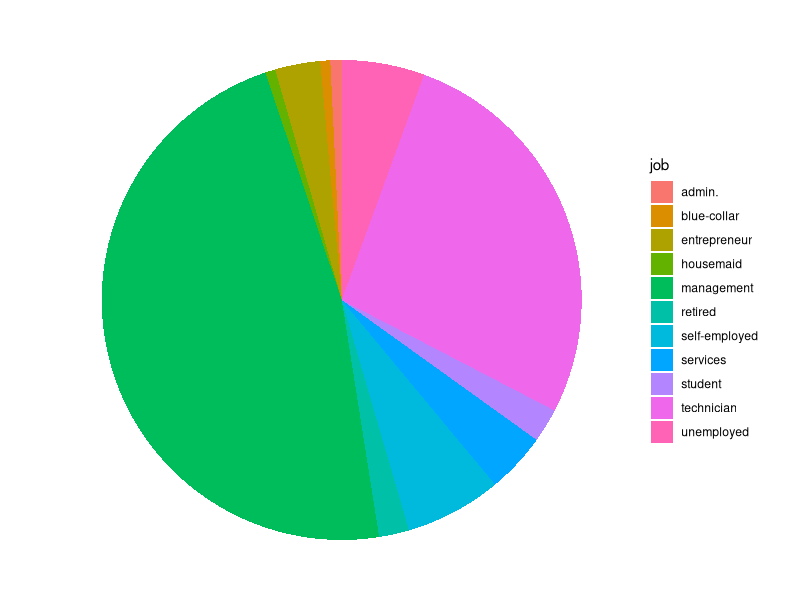
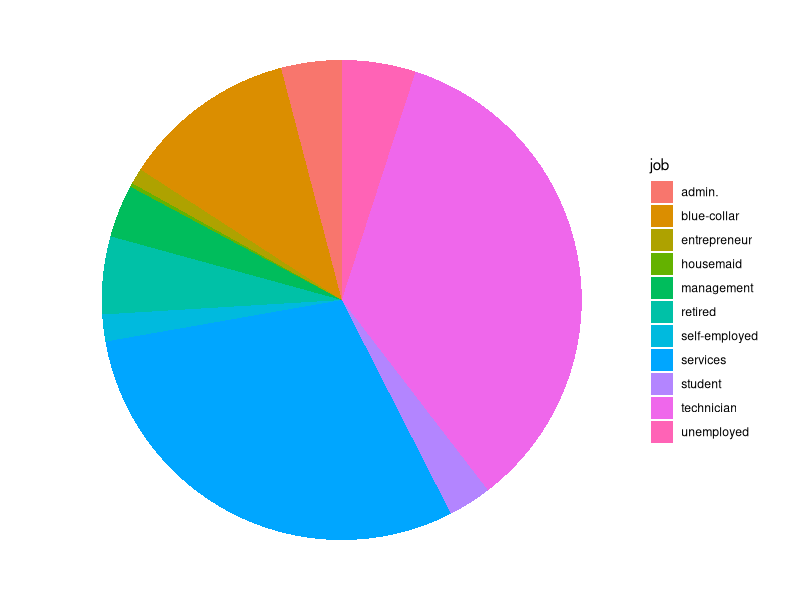
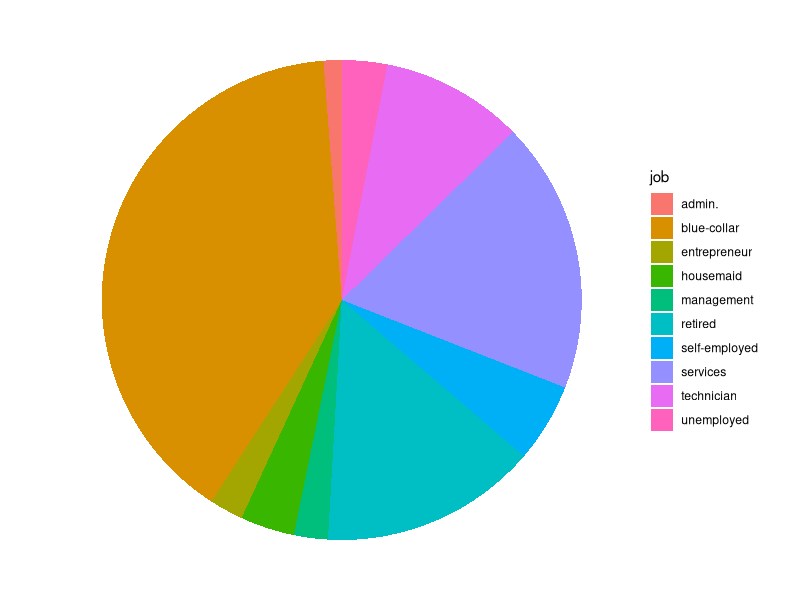
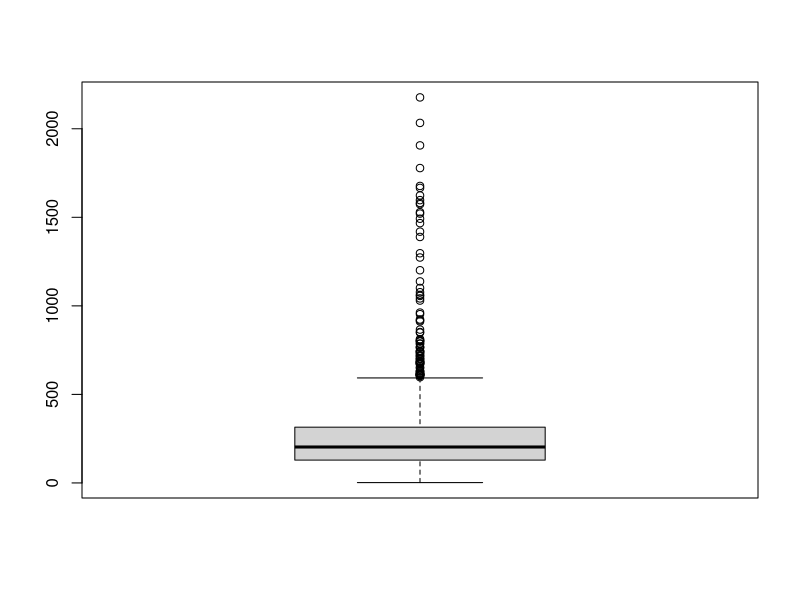

R code for these plots, in order:
## ---- chunk 1
knitr::opts_chunk$set(echo = TRUE)
options(scipen = 9999)
options(width = 70)
knitr::opts_chunk$set(linewidth = 60)
library(knitr)
library(formatR)
library(ggplot2)
opts_chunk$set(tidy.opts=list(width.cutoff=40),tidy=TRUE)
mode <- function(v, empty = FALSE) {
  if(empty){
    v = v[v != ""]
  }
  uniqv <- unique(v)
  uniqv[which.max(tabulate(match(v, uniqv)))]
}
## ---- chunk 2
bankn <- read.csv("2021-Set03-QualityAssured.csv", 
                  header = T, sep = ",", stringsAsFactors = T)
## ---- chunk 3
summary(bankn$RefNum)
## ---- chunk 4
summary(bankn$age)
## ---- chunk 5
bankn$age[is.na(bankn$age)] <- median(bankn$age, na.rm = T)
summary(bankn$age)
## ---- chunk 6
summary(bankn$marital)
## ---- chunk 7
summary(bankn$job)
## ---- chunk 8
bankn[!(bankn$job %in% c("admin.", "unemployed", "management","housemaid", "entrepreneur", "student", "blue-collar","self-employed", "retired", "technician", "services")),2:5]
## ---- chunk 9
bankn <- bankn[(bankn$job %in% c("admin.", "unemployed", "management","housemaid", "entrepreneur", "student", "blue-collar","self-employed", "retired", "technician", "services")) | (bankn$education %in% 
                    c('tertiary','secondary','primary')),]
summary(bankn$job)
## ---- chunk 10
before <- bankn[!(bankn$job %in% c("admin.", "unemployed", "management","housemaid", "entrepreneur", "student", "blue-collar","self-employed", "retired", "technician", "services")),]
before
refnum <- before$RefNum
## ---- chunk 11
bankn[!(bankn$job %in% c("admin.", "unemployed", "management","housemaid", "entrepreneur", "student", "blue-collar","self-employed", "retired", "technician", "services")),"job"] <- mode(bankn$job[bankn$education == "primary"])
## ---- chunk 12
bankn[bankn$RefNum == refnum,]
## ---- chunk 13
summary(bankn$education)
## ---- chunk 14
ggplot(bankn[bankn$education == "tertiary",c(3,5)], aes(x="", y=job, fill=job)) +
  geom_bar(stat="identity", width=1) +coord_polar("y", start=0) +theme_void()
## ---- chunk 15
ggplot(bankn[bankn$education=="secondary",c(3,5)], aes(x="", y=job, fill=job)) +
  geom_bar(stat="identity", width=1) +coord_polar("y", start=0) + theme_void()
## ---- chunk 16
ggplot(bankn[bankn$education == "primary",c(3,5)], aes(x="", y=job, fill=job)) +
  geom_bar(stat="identity", width=1) +coord_polar("y", start=0) + theme_void()
## ---- chunk 17
geteducation <- function(jobs){
  lis <- vector()
  for (job in jobs) {
    tert <- length(bankn$education[bankn$education == "tertiary" & bankn$job == job])
    sec <- length(bankn$education[bankn$education == "secondary" & bankn$job == job])
    prim <- length(bankn$education[bankn$education == "primary" & bankn$job == job])
    len = nrow(bankn[bankn$job == job,])
    lis <- append(lis, ifelse(tert > sec & tert > prim, "tertiary", ifelse(sec > tert & sec > prim,
           "secondary", ifelse(prim > tert & prim > sec,
           "primary", '?'))))
  }
  return(lis)
}
## ---- chunk 18
getEducationRatio <- function(jobs){
    lis <- list()
    df <- data.frame()
    for (job in jobs) {
      tert <- length(bankn$education[bankn$education == "tertiary" & bankn$job == job])
      sec <- length(bankn$education[bankn$education == "secondary" & bankn$job == job])
      prim <- length(bankn$education[bankn$education == "primary" & bankn$job == job])
      len = nrow(bankn[bankn$job == job,])
      tertiary = round((tert/len)*100, digits = 2)
      secondary = round((sec/len)*100, digits = 2)
      primary = round((prim/len)*100, digits =2)
      lis <- append(lis, data.frame(c(tertiary,secondary,primary)))
    }
    return(do.call(rbind, lis))
}
## ---- chunk 19
missingEducation <- bankn[!(bankn$education %in% 
                    c('tertiary','secondary','primary')),
                  c('job','education')]

bankn$education[!(bankn$education %in% 
                    c('tertiary','secondary','primary'))] <- geteducation(
                      missingEducation$job)
summary(bankn$education)
## ---- chunk 20
jobs <- getEducationRatio(c("admin.", "unemployed", "management","housemaid", "entrepreneur", "student", "blue-collar","self-employed", "retired", "technician", "services"))
colnames(jobs) <- c("tertiary","secondary","primary")
rownames(jobs) <- c("admin.", "unemployed", "management","housemaid", "entrepreneur", "student", "blue-collar","self-employed", "retired", "technician", "services")
## ---- chunk 21
jobs
## ---- chunk 22
summary(bankn$housing)
## ---- chunk 23
summary(bankn$loan)
levels(bankn$loan)
## ---- chunk 24
summary(bankn$contact)
## ---- chunk 25
summary(bankn$day)
## ---- chunk 26
summary(bankn$month)
## ---- chunk 27
min(summary(bankn$month))
## ---- chunk 28
max(summary(bankn$month))
## ---- chunk 29
sum(is.na(bankn$month))
## ---- chunk 30
summary(bankn$duration)
## ---- chunk 31
min(bankn$duration)
## ---- chunk 32
max(bankn$duration)
## ---- chunk 33
boxplot(bankn$duration)
## ---- chunk 34
summary(bankn$deposit)
## ---- chunk 35
summary(bankn$balance, maxsum = 10)
## ---- chunk 36
bankn$balance[c(8, 54, 26, 87)]
## ---- chunk 37
str(bankn)
#levels(bankn$job)
